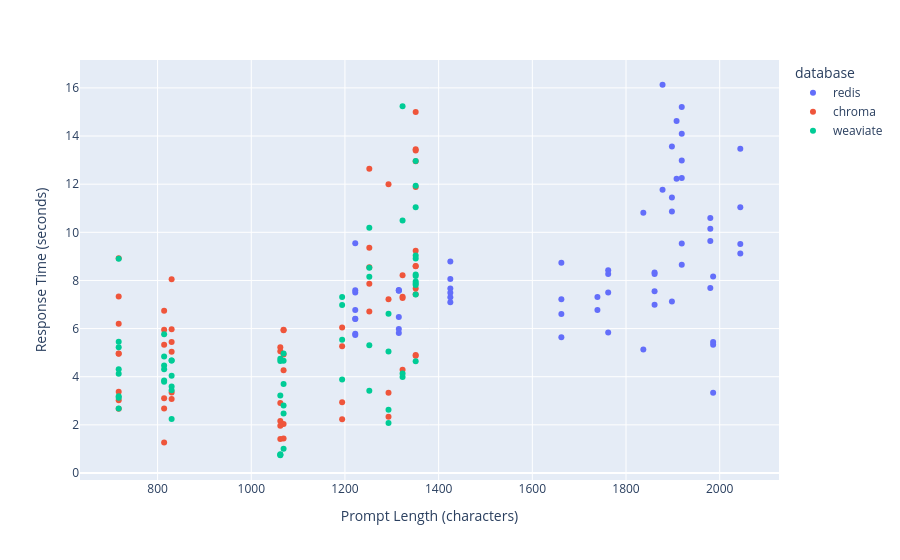

Notebook source saved alongside this figure:
### Code cell
fig = px.scatter(df, x='prompt_length', y='response_time_sec', color='database',
                 hover_data=df.columns)
fig.update_layout(xaxis_title='Prompt Length (characters)',
                  yaxis_title='Response Time (seconds)')
fig.show()

### Figure 1 — Plotly figure (JSON) as saved in the notebook; plotly's stock layout.template omitted (floating-point values rounded to 4 significant figures; data arrays with more than 128 entries replaced by an {"elided": "..."} marker saying what was removed)
{"data": [{"customdata": {"elided": "62x7 mixed values"}, "hovertemplate": "database=%{customdata[2]}<br>prompt_length=%{x}<br>response_time_sec=%{y}<br>timestamp=%{customdata[0]}<br>ram=%{customdata[1]}<br>embedding=%{customdata[3]}<br>llm=%{customdata[4]}<br>prompt=%{customdata[5]}<br>response_length=%{customdata[6]}<extra></extra>", "legendgroup": "redis", "marker": {"color": "#636efa", "symbol": "circle"}, "mode": "markers", "name": "redis", "orientation": "v", "showlegend": true, "type": "scatter", "x": [2044, 2044, 1986, 1986, 1222, 1222, 1898, 1898, 1762, 1762, 1425, 1425, 1908, 1908, 1762, 1762, 1315, 1315, 1980, 1980, 1861, 1861, 1222, 1222, 1919, 1919, 1662, 1662, 1425, 1425, 1878, 1878, 1739, 1739, 1315, 1315, 1980, 1980, 1861, 1861, 1222, 1222, 1919, 1919, 1662, 1662, 1425, 1425, 1919, 1919, 1837, 1837, 1315, 1315, 2044, 2044, 1986, 1986, 1222, 1222, 1898, 1898], "xaxis": "x", "y": [13.47, 9.123, 5.325, 5.446, 7.498, 6.773, 10.87, 13.56, 7.495, 8.428, 7.666, 7.299, 14.63, 12.23, 5.834, 8.273, 7.58, 5.817, 10.59, 10.15, 8.334, 7.553, 6.411, 5.732, 15.21, 8.656, 8.74, 7.224, 7.099, 8.065, 16.13, 11.77, 7.311, 6.769, 7.606, 5.983, 7.684, 9.641, 6.987, 8.267, 7.595, 5.79, 9.533, 12.98, 6.606, 5.639, 7.487, 8.791, 14.1, 12.26, 10.82, 5.135, 7.577, 6.487, 11.05, 9.51, 3.333, 8.163, 9.542, 6.403, 7.124, 11.44], "yaxis": "y"}, {"customdata": {"elided": "61x7 mixed values"}, "hovertemplate": "database=%{customdata[2]}<br>prompt_length=%{x}<br>response_time_sec=%{y}<br>timestamp=%{customdata[0]}<br>ram=%{customdata[1]}<br>embedding=%{customdata[3]}<br>llm=%{customdata[4]}<br>prompt=%{customdata[5]}<br>response_length=%{customdata[6]}<extra></extra>", "legendgroup": "chroma", "marker": {"color": "#EF553B", "symbol": "circle"}, "mode": "markers", "name": "chroma", "orientation": "v", "showlegend": true, "type": "scatter", "x": [1323, 1323, 1194, 1194, 717, 717, 1252, 1252, 1062, 1062, 814, 814, 1252, 1252, 1069, 1069, 830, 830, 1351, 1351, 1293, 1293, 717, 717, 1351, 1351, 1062, 1062, 814, 814, 1351, 1351, 1069, 1069, 830, 830, 1351, 1351, 1293, 1293, 717, 717, 1351, 1351, 1062, 1062, 814, 814, 1351, 1351, 1069, 1069, 830, 830, 1323, 1323, 1194, 1194, 717, 717, 1252], "xaxis": "x", "y": [8.22, 7.319, 5.262, 2.937, 7.333, 3.025, 7.865, 8.544, 5.224, 2.162, 5.956, 1.269, 12.64, 9.356, 4.265, 2.035, 8.055, 3.077, 8.59, 4.873, 12.0, 2.342, 8.926, 2.669, 11.88, 7.665, 1.967, 2.914, 5.326, 3.104, 15.0, 8.604, 5.929, 4.926, 5.972, 5.444, 13.45, 9.233, 7.219, 3.338, 4.961, 4.952, 13.4, 7.43, 5.056, 1.416, 6.744, 2.677, 12.96, 4.9, 5.953, 1.432, 5.04, 3.345, 7.267, 4.295, 6.05, 2.237, 6.202, 3.378, 6.708], "yaxis": "y"}, {"customdata": {"elided": "61x7 mixed values"}, "hovertemplate": "database=%{customdata[2]}<br>prompt_length=%{x}<br>response_time_sec=%{y}<br>timestamp=%{customdata[0]}<br>ram=%{customdata[1]}<br>embedding=%{customdata[3]}<br>llm=%{customdata[4]}<br>prompt=%{customdata[5]}<br>response_length=%{customdata[6]}<extra></extra>", "legendgroup": "weaviate", "marker": {"color": "#00cc96", "symbol": "circle"}, "mode": "markers", "name": "weaviate", "orientation": "v", "showlegend": true, "type": "scatter", "x": [1323, 1323, 1194, 1194, 717, 717, 1252, 1252, 1062, 1062, 814, 814, 1252, 1252, 1069, 1069, 830, 830, 1351, 1351, 1293, 1293, 717, 717, 1351, 1351, 1062, 1062, 814, 814, 1351, 1351, 1069, 1069, 830, 830, 1351, 1351, 1293, 1293, 717, 717, 1351, 1351, 1062, 1062, 814, 814, 1351, 1351, 1069, 1069, 830, 830, 1323, 1323, 1194, 1194, 717, 717, 1252], "xaxis": "x", "y": [15.23, 3.992, 6.981, 3.888, 8.899, 3.191, 8.158, 3.413, 3.221, 0.7596, 5.761, 3.787, 10.19, 5.307, 3.696, 1.013, 4.677, 3.596, 7.81, 9.038, 6.615, 2.076, 5.455, 4.31, 8.184, 4.647, 4.75, 0.7379, 4.466, 3.843, 12.97, 7.958, 4.665, 2.808, 4.04, 2.248, 8.912, 7.413, 5.044, 2.631, 5.23, 3.128, 11.93, 8.248, 4.656, 0.775, 4.845, 4.309, 11.04, 7.87, 4.969, 2.468, 4.673, 3.44, 10.49, 4.134, 7.31, 5.538, 4.125, 2.684, 8.525], "yaxis": "y"}], "layout": {"legend": {"title": {"text": "database"}, "tracegroupgap": 0}, "margin": {"t": 60}, "xaxis": {"anchor": "y", "domain": [0, 1], "title": {"text": "Prompt Length (characters)"}}, "yaxis": {"anchor": "x", "domain": [0, 1], "title": {"text": "Response Time (seconds)"}}}}
